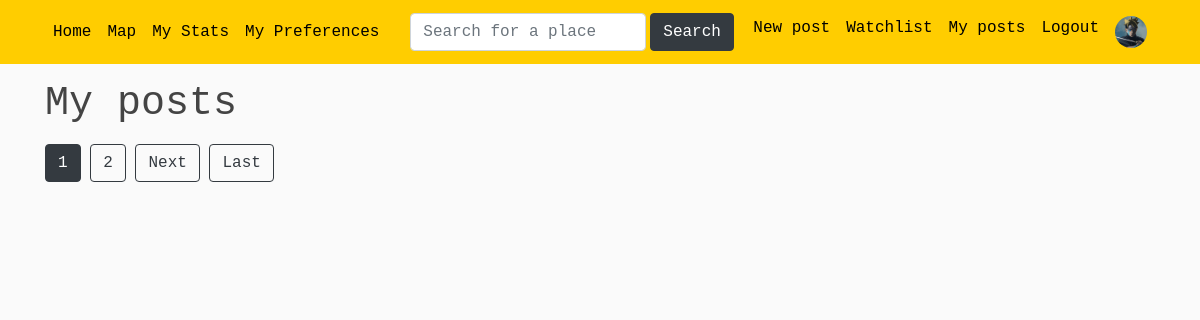
Page /my_posts/ (signed in) on the earlier database version.
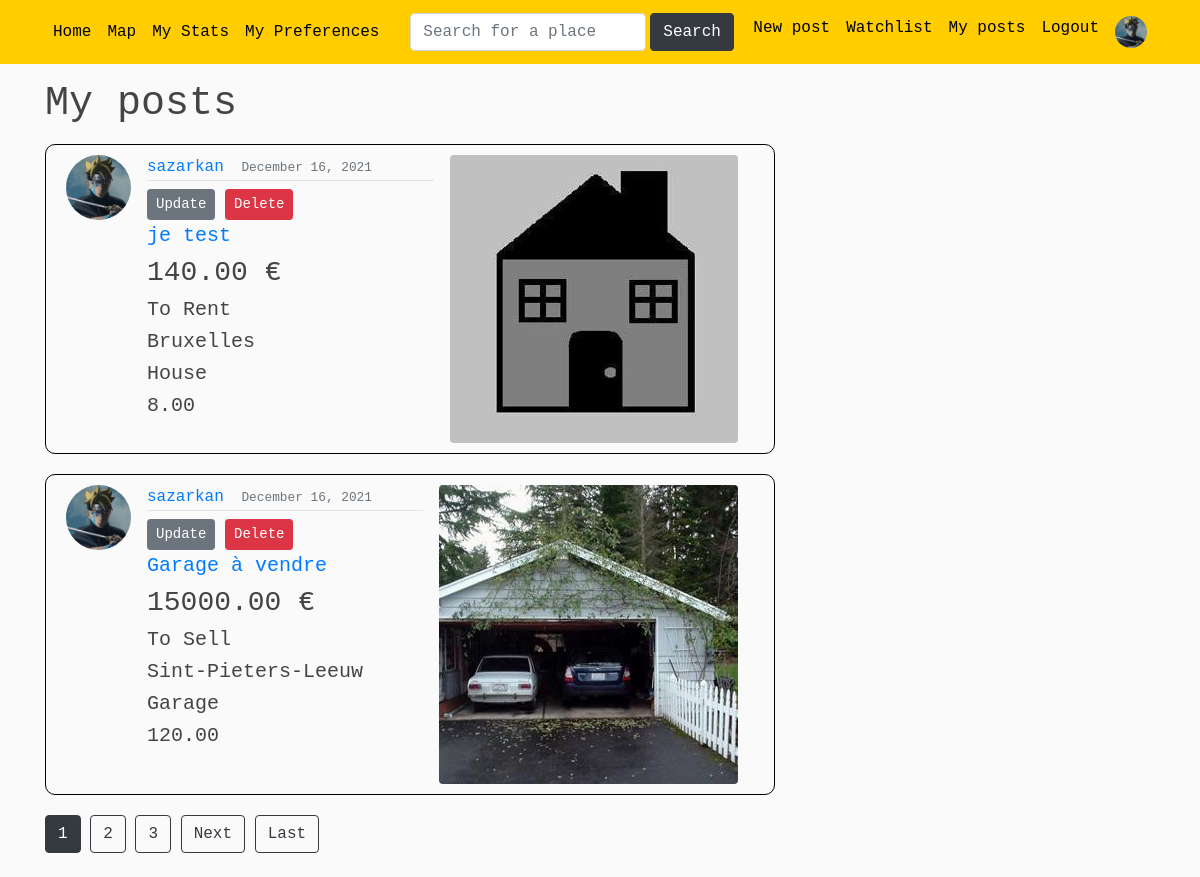
Same page on the later database version.
### users/models.py (models this page shows, shortened)
class Profile(models.Model):
    user = models.OneToOneField(User, on_delete=models.CASCADE) #CASCADE : si je supprime l'utilisateur, le profil sera supprimé aussi. Mais si je supprime le profil, l'utilisateur ne sera pas supprimé
    image = models.ImageField(default='default.jpg', upload_to='profile_pics') #default = image par défaut si l'user ne choisit aucune pdp
    price_preference = models.DecimalField(default=0, max_digits=15, decimal_places=2) #prix maximum préféré
    localisation_preference = models.CharField(default='Bruxelles', max_length=100) #localisation préférée
    sell_rent_preference = models.CharField(default='S', max_length=10, choices=SELLORRENT_CHOICES) #a vendre ou a louer

### blog/models.py (models this page shows, shortened)
class Post(models.Model): #creation d'un Post
    title = models.CharField(max_length=100)
    price = models.DecimalField(default=0, max_digits= 15, decimal_places=2)
    sell_rent = models.CharField(default= 'S', max_length=10, choices=SELLORRENT_CHOICES)
    localisation = models.CharField(default='Bruxelles',max_length=100)
    address = models.TextField(default='Boulevard du Triomphe 1 , 1050 Bruxelles')
    lat = models.FloatField(blank=True, null=True)  # blank pour autoriser des valeurs vides
    long = models.FloatField(blank=True, null=True)
    category = models.CharField(default= 'H', max_length=10, choices=CATEGORIES)
    surface = models.DecimalField(default=0, max_digits= 8, decimal_places=2)
    content = models.TextField()
    image = models.ImageField(default='defaultAnnounce.jpg', upload_to='announce_pics')
    image2 = models.ImageField(default='defaultAnnounce.jpg', upload_to='announce_pics')
    image3 = models.ImageField(default='defaultAnnounce.jpg', upload_to='announce_pics')
    date_posted = models.DateTimeField(default=timezone.now)
    author = models.ForeignKey(User, on_delete=models.CASCADE) #reférence à une autre classe (clé étrangère)
    number_views = models.IntegerField(default=0)

### blog/views.py (the view)
# urls.py: path('my_posts/', UserMyPostsListView.as_view(), name='user-myposts'), #permet de consulter "My posts"
class UserMyPostsListView(ListView): #affiche les posts dans "My Posts"
    model = Post
    template_name = 'blog/user_myposts.html'  # <app>/<model>_<viewtype>.html
    context_object_name = 'posts'
    ordering = ['-date_posted']
    paginate_by = 5

### blog/templates/blog/user_myposts.html (shortened to what this page needs)
{% extends "blog/base.html" %}
{% block content %}
<h1 class="mb-3"> My posts </h1>
    {% for post in posts %}
        {% if post.author == user %}
            <article class="media content-section">
                <img class="rounded-circle article-img" src="{{ post.author.profile.image.url }}">
                <div class="media-body">
                    <div class="article-metadata">
                        <a class="mr-2" href="{% url 'user-posts' post.author.username %}">{{ post.author }}</a>
                        <small class="text-muted">{{ post.date_posted|date:"F d, Y" }}</small>
                    </div>
                    <div>
                        <a class="btn btn-secondary btn-sm mt-1 mb-1" href="{% url 'post-update' post.id %}">Update</a>
                        <a class="btn btn-danger btn-sm mt-1 mb-1" href="{% url 'post-delete' post.id %}">Delete</a>
                    </div>
                    <h5 class="display-5"><a href="{% url 'post-detail' post.id %}">{{ post.title }}</a></h5>
                     <h3 class="article-content">{{ post.price }} € </h3>
                    <h5 class="article-content">{{ post.get_sell_rent_display }}</h5>
                     <h5 class="article-content">{{ post.localisation }}</h5>
                     <h5 class="article-content">{{ post.get_category_display }}</h5>
                     <h5 class="article-content">{{ post.surface }}</h5>
                </div>
                <img class="rounded float-left ml-3 mr-3" src="{{ post.image.url }}">
            </article>
        {% endif %}
    {% endfor %}
    {% if is_paginated %}
        {% for num in page_obj.paginator.page_range %}
            {% if page_obj.number == num %}
                <a class="btn btn-dark mb-4" href="?page={{ num }}">{{ num }}</a>
            {% elif num > page_obj.number|add:'-3' and num < page_obj.number|add:'3' %}
                <a class="btn btn-outline-dark mb-4" href="?page={{ num }}">{{ num }}</a>
            {% endif %}
        {% endfor %}
        {% if page_obj.has_next %}
                <a class="btn btn-outline-dark mb-4" href="?page={{ page_obj.next_page_number }}">Next</a>
                <a class="btn btn-outline-dark mb-4" href="?page={{ page_obj.paginator.num_pages }}">Last</a>
        {% endif %}
    {% endif %}
{% endblock content %}

### blog/templates/blog/base.html (shortened to what this page needs)
<!DOCTYPE html>
{% load static %}
<html lang="en">
<head>
    <link href="https://stackpath.bootstrapcdn.com/bootstrap/4.4.1/css/bootstrap.min.css"
 rel="stylesheet">
    <link rel="stylesheet" type="text/css" href="{% static 'blog/main.css' %}">
    <link rel="stylesheet" href="https://cdn.jsdelivr.net/npm/bootstrap-icons@1.7.1/font/bootstrap-icons.css">
    <link href='https://api.mapbox.com/mapbox-gl-js/v2.6.1/mapbox-gl.css' rel='stylesheet' />
</head>
<body>
<header class="site-header">
    <nav class="navbar navbar-expand-md navbar-dark bg-steel fixed-top">
        <div class="container">
            <div class="collapse navbar-collapse" id="navbarToggle">
                <div class="navbar-nav mr-auto">
                    <a class="nav-item nav-link" href="{% url 'blog-home' %}">Home</a>
                    <a class="nav-item nav-link" href="{% url 'blog-map' %}">Map</a>
                    {% if user.is_authenticated %}
                        <a class="nav-item nav-link" href="{% url 'blog-stats' %}">My Stats</a>
                        <a class="nav-item nav-link" href="{% url 'user-mypreferences' %}">My Preferences</a>
                    {% endif %}
                </div>
                <div class="navbar-nav mx-auto">
                     <form class="d-flex" method=POST action="{% url 'place-search' %}">
                        <input class="form-control me-2" type="search" placeholder="Search for a place" aria-label="Search" name="search">
                        <button class="btn btn-dark ml-1" type="submit">Search</button>
                     </form>
                </div>
                <div class="navbar-nav">
                    {% if user.is_authenticated %}
                        <a class="nav-item nav-link" href="{% url 'post-create' %}">New post</a>
                        <a class="nav-item nav-link" href="{% url 'user-watchlist' %}">Watchlist</a>
                        <a class="nav-item nav-link" href="{% url 'user-myposts' %}">My posts</a>
                        <a class="nav-item nav-link" href="{% url 'logout' %}">Logout</a>
                        <a class="nav-item nav-link" href="{% url 'profile' %}">
                            <img class="rounded-circle navbar-profile" src="{{ request.user.profile.image.url }}">
                        </a>
                    {% else %}
                        <a class="nav-item nav-link" href="{% url 'login' %}">Login</a>
                        <a class="nav-item nav-link" href="{% url 'register' %}">Register</a>
                    {% endif %}
                </div>
            </div>
        </div>
    </nav>
</header>
<main role="main" class="container">
  <div class="row">
    <div class="col-md-8">
      {% block content %} {% endblock %}
    </div>
  </div>
</main>
</body>
</html>

### blog/static/blog/main.css (style rules this page uses)
body { font-family: 'Courier New', monospace; background: #fafafa; color: #333333; margin-top: 5rem; }
h1, h2, h3, h4, h5, h6 { color: #444444; }
.site-header .navbar-nav .nav-link { color: black; }
.bg-steel { background-color: #FFCD00; }
.navbar-profile { width: 2em; height: 2em; }
.content-section { transition: box-shadow .3s; background: #fafafa; padding: 10px 20px; border: 1px solid black; border-radius: 10px; margin-bottom: 20px; }
.article-content { white-space: pre-line; }
.article-img { height: 65px; width: 65px; margin-right: 16px; }
.article-metadata { padding-bottom: 1px; margin-bottom: 4px; border-bottom: 1px solid #e3e3e3 }

Differences in the rows shown:
added Post: author.profile.image (picture), author "sazarkan", date_posted "December 16, 2021", title "je test", price "140.00", sell_rent "To Rent", localisation "Bruxelles", category "House", surface "8.00", image (placeholder picture)
added Post: author.profile.image (picture), author "sazarkan", date_posted "December 16, 2021", title "Garage à vendre", price "15000.00", sell_rent "To Sell", localisation "Sint-Pieters-Leeuw", category "Garage", surface "120.00", image (picture)
Other differences:
new list line: "3"
